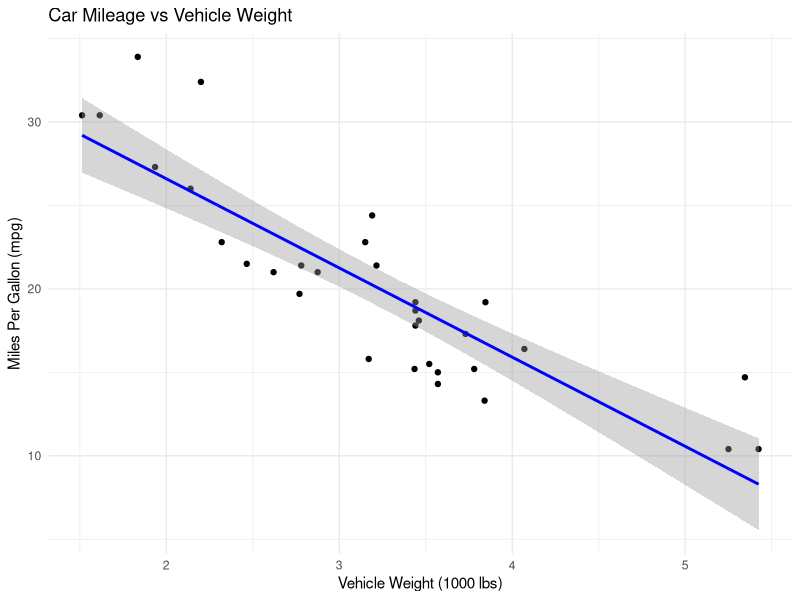
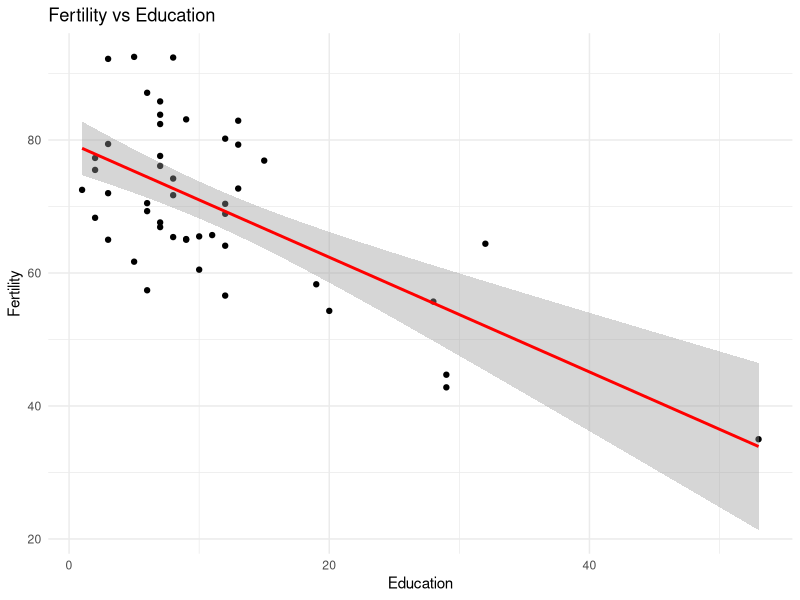

Generate these figures, in order, with R: (Note: this script raises an error after producing the figures.)
library(ggplot2)
library(tidyverse)
data("mtcars")

View(mtcars)
#predict car mileage (mpg) based on vehicle weight (wt) using the mt cars dataset
model <- lm(mpg ~ wt, data = mtcars)
summary(model)
#visualize the data and the regression line
ggplot(mtcars, aes(x = wt, y = mpg)) +
  geom_point() +
  geom_smooth(method = "lm", col = "blue") +
  labs(title = "Car Mileage vs Vehicle Weight",
       x = "Vehicle Weight (1000 lbs)",
       y = "Miles Per Gallon (mpg)") +
  theme_minimal()
#make predictions
new_data <- data.frame(wt = c(2.5, 3.0, 3.5))
predictions <- predict(model, newdata = new_data)
print(predictions)

#predict house price based n several features (agriculture+ examination + education + catholic) using swisss dataset
model2 <- lm(Fertility ~ Agriculture + Examination + Education + Catholic, data = swiss)
summary(model2)
#visualize the data and the regression line
ggplot(swiss, aes(x = Education, y = Fertility)) +
  geom_point() +
  geom_smooth(method = "lm", se = TRUE, col = "red") +
  labs(title = "Fertility vs Education",
       x = "Education",
       y = "Fertility") +
  theme_minimal()
#make predictions
new_data2 <- data.frame(Agriculture = c(50, 60), Examination = c(15, 20), Education = c(10, 15), Catholic = c(20, 30))
predictions2 <- predict(model2, newdata = new_data2)
print(predictions2)

#model the non linear relationship between women's height and weight using the women dataset


#predict survival of passengers based on age and class using the Titanic dataset
data("Titanic")
titanic_df <- as.data.frame(Titanic)
model3 <- glm(Survived ~ Age + Class, data = titanic_df, family = binomial)
summary(model3)
#make predictions
new_data3 <- data.frame(Age = c(20, 30, 40), Class = c("1st", "2nd", "3rd"))
predictions3 <- predict(model3, newdata = new_data3, type = "response")
print(predictions3)



